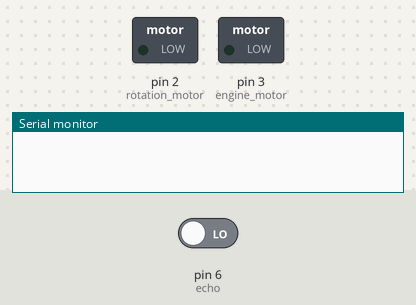
Bench run of a sketch on a simulated Arduino Uno, built with avr-gcc and run on an emulated ATmega328P. On the bench: switched loads named in the sketch (green lamp = pin HIGH), the last lines printed to the serial monitor. The inputs (shaded band) are chosen by the test bench; at power-on: pin 6 (echo) LOW. Pins used as bus, display or sensor lines are not drawn.

Above: at 0.5 s.
At 3.2 s:
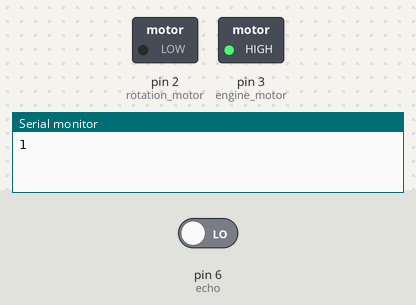
At 4.7 s:
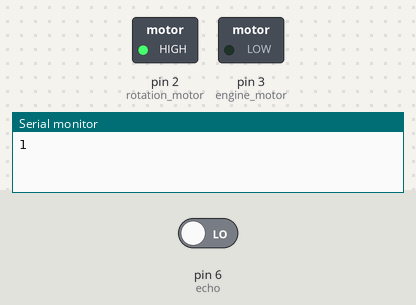
Timing chart, 0 to 6.9 s (numbered marks = the images above):
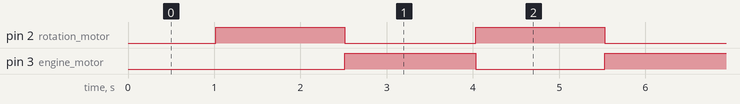

Measured:
- by itself, pin 2 (rotation_motor), pin 3 (engine_motor): alternates HIGH for 1.5 s and LOW for 1.5 s

The sketch:

arduino.ino
```cpp
// Macro that returns distance in cm
#define GET_DIST(t) (t/2) * 340L / 10000L

static int trig = 7;
static int echo = 6;

int duration = 0;
int distance = 0;

static int rotation_motor = 2;
static int engine_motor = 3;

void setup()
{
  Serial.begin(9600);
  pinMode(trig, OUTPUT);
  pinMode(echo, INPUT);
  digitalWrite(trig, LOW);
  pinMode(rotation_motor, OUTPUT);
  pinMode(engine_motor, OUTPUT);
}

void loop()
{
  digitalWrite(trig, HIGH);
  delay(15);
  digitalWrite(trig, LOW);
  duration = pulseIn(echo, HIGH);
  distance = GET_DIST(duration);


  // Motion of robot
  digitalWrite(engine_motor, LOW);

  if(distance <= 20L){
  	digitalWrite(rotation_motor, HIGH);
    delay(1500);
    digitalWrite(rotation_motor, LOW);
    // Send signal that robot is rotating
    Serial.println("1");
  }
  else{
    // Send signal that no rotation occured
    Serial.println("0");
  }

  // Move the robot forward
  digitalWrite(engine_motor, HIGH);
  delay(500);
}
```
